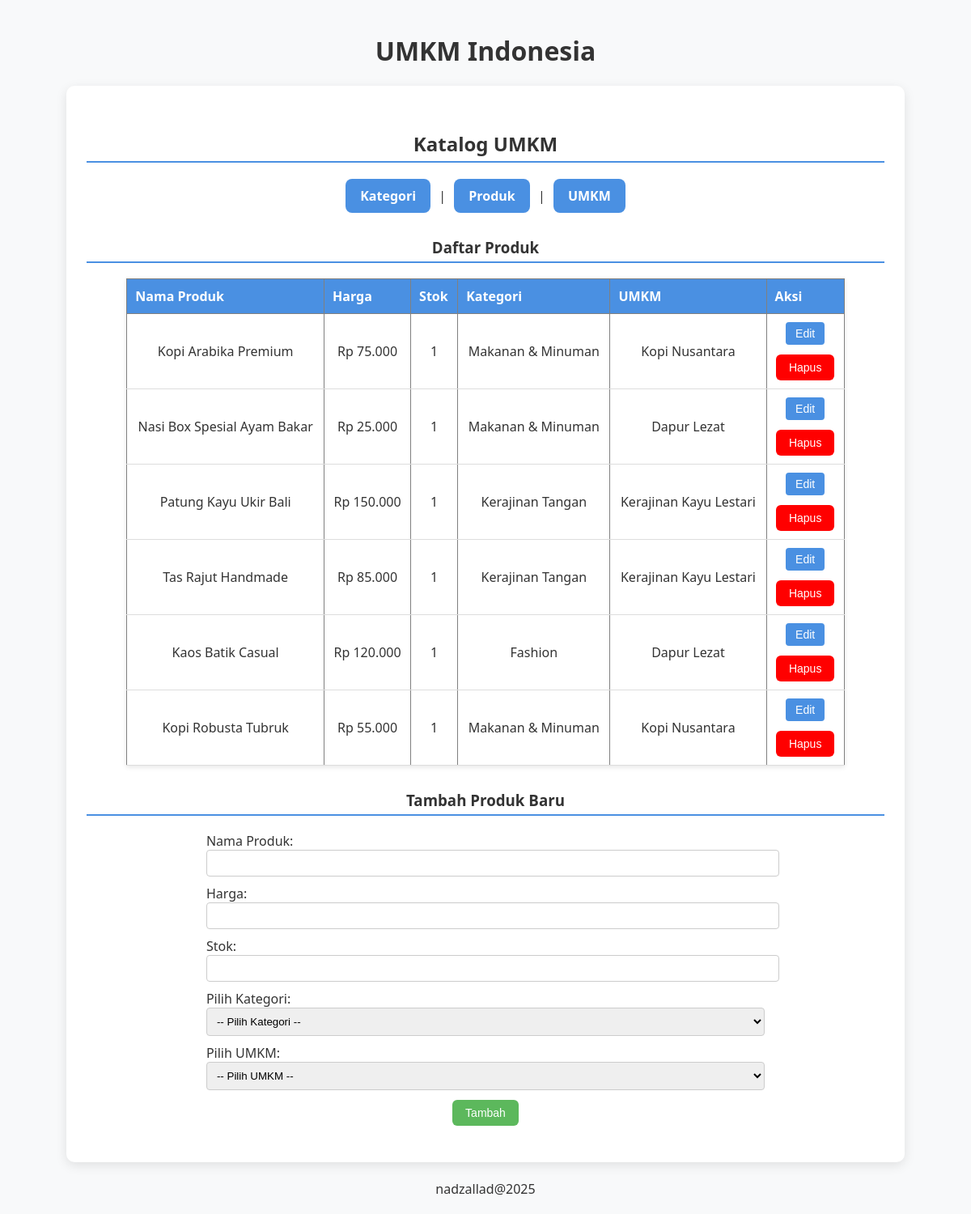
The page /?page=produk on the database its author committed.
### tables this page shows
CREATE TABLE produk (
    id_produk INT AUTO_INCREMENT PRIMARY KEY,
    nama_produk VARCHAR(100) NOT NULL,
    harga DOUBLE NOT NULL DEFAULT 0,
    stok INT NOT NULL,
    id_umkm INT NOT NULL,
    id_kategori INT NOT NULL,
    FOREIGN KEY (id_umkm) REFERENCES umkm(id_umkm),
    FOREIGN KEY (id_kategori) REFERENCES kategori(id_kategori)
);

CREATE TABLE kategori (
    id_kategori INT AUTO_INCREMENT PRIMARY KEY,
    nama_kategori VARCHAR(200) NOT NULL,
    penjelasan VARCHAR(200) NOT NULL
);

CREATE TABLE umkm (
    id_umkm INT AUTO_INCREMENT PRIMARY KEY,
    nama_umkm VARCHAR(100) NOT NULL,
    pemilik VARCHAR(100) NOT NULL,
    alamat TEXT,
    no_telepon VARCHAR(20),
    email VARCHAR(100)
);

### config/db.php (called while the page is built, shortened)
<?php
class Database {
    private $host = "localhost";
    private $username = "root";
    private $password = "";
    private $dbname = "db_umkm";
    public function __construct() {
        try {
            $this->conn = new PDO("mysql:host=$this->host;dbname=$this->dbname", $this->username, $this->password);
        } catch (PDOException $e) {
            echo "Connection failed: " . $e->getMessage();
        }
    }
}
?>

### class/produk.php (called while the page is built, shortened)
<?php
require_once 'config/db.php';
class Produk {
    private $db;
    public function __construct() {
        $this->db = (new Database())->conn;
    }
    public function getAllProducts() {
        $query = "SELECT
                    p.id_produk,
                    p.nama_produk,
                    p.harga,
                    p.stok,
                    p.id_kategori,
                    p.id_umkm,
                    k.nama_kategori,
                    u.nama_umkm
                  FROM produk p
                  JOIN kategori k ON p.id_kategori = k.id_kategori
                  JOIN umkm u ON p.id_umkm = u.id_umkm
                  ORDER BY p.id_produk ASC";
        $stmt = $this->db->prepare($query);
        $stmt->execute();
        return $stmt->fetchAll(PDO::FETCH_ASSOC);
    }
}
?>

### view/produk_list.php (the view, shortened to what this page needs)
<?php
$produk_list = $produk->getAllProducts();
?>
<h3>Daftar Produk</h3>
<table border="1" cellpadding="8" cellspacing="0">
    <tr>
        <th>Nama Produk</th>
        <th>Harga</th>
        <th>Stok</th>
        <th>Kategori</th>
        <th>UMKM</th>
        <th>Aksi</th>
    </tr>
    <?php if (!empty($produk_list)): ?>
        <?php foreach ($produk_list as $p): ?>
        <tr>
            <td><?= htmlspecialchars($p['nama_produk']); ?></td>
            <td>Rp <?= number_format($p['harga'], 0, ',', '.'); ?></td>
            <td><?= htmlspecialchars($p['stok']); ?></td>
            <td><?= htmlspecialchars($p['nama_kategori']); ?></td>
            <td><?= htmlspecialchars($p['nama_umkm']); ?></td>
            <td>
                <button type="button" onclick="document.getElementById('edit-produk-<?= $p['id_produk'] ?>').style.display='block'">
                    Edit
                </button>
                <form method="POST" style="display:inline;">
                    <button type="submit" onclick="return confirm('Yakin ingin menghapus produk ini?')" style="background:red;border:none;color:white;cursor:pointer;">
                        Hapus
                    </button>
                </form>
            </td>
        </tr>
        <?php endforeach; ?>
    <?php else: ?>
        <tr><td colspan="6" align="center">Belum ada produk.</td></tr>
    <?php endif; ?>
</table>
<h3>Tambah Produk Baru</h3>
<form method="POST">
    <div>
        <label>Nama Produk:</label><br>
        <input type="text" name="nama_produk" required>
    </div>
    <div>
        <label>Harga:</label><br>
        <input type="number" name="harga" min="0" required>
    </div>
    <div>
        <label>Stok:</label><br>
        <input type="number" name="stok" min="0" required>
    </div>
    <div>
        <label>Pilih Kategori:</label><br>
        <select name="id_kategori" required>
            <option value="">-- Pilih Kategori --</option>
        </select>
    </div>
    <div>
        <label>Pilih UMKM:</label><br>
        <select name="id_umkm" required>
            <option value="">-- Pilih UMKM --</option>
        </select>
    </div>
    <button type="submit">Tambah</button>
</form>

### index.php (shortened to what this page needs)
<?php
require_once 'class/produk.php';
$produk = new Produk();
?>
<!DOCTYPE html>
<html lang="en">
<head>
    <link rel="stylesheet" href="style.css">
</head>
<body>
    <?php include 'view/header.php'; ?>
    <main>
        <h2>Katalog UMKM</h2>
        <nav>
            <a href="?page=kategori">Kategori</a> |
            <a href="?page=produk">Produk</a> |
            <a href="?page=umkm">UMKM</a>
        </nav>
        <?php
        if (isset($_GET['page'])) {
            $page = $_GET['page'];
            if ($page == 'kategori') include 'view/kategori_list.php';
            elseif ($page == 'produk') include 'view/produk_list.php';
            elseif ($page == 'umkm') include 'view/umkm_list.php';
        } else {
            echo "<p>Selamat datang di sistem katalog UMKM!</p>";
        }
        ?>
    </main>
    <?php include 'view/footer.php'; ?>
</body>
</html>

### view/header.php
<header>
    <h1> UMKM Indonesia</h1>
</header>

### view/footer.php
<footer>
    <br>
    <a>nadzallad@2025</a>
</footer>

### style.css (style rules this page uses)
body { font-family: 'Segoe UI', Tahoma, Geneva, Verdana, sans-serif; background-color: #f8f9fa; margin: 0; padding: 20px; color: #333; text-align: center; }
main { width: 85%; margin: auto; background: white; padding: 25px; border-radius: 10px; box-shadow: 0 4px 14px rgba(0,0,0,0.1); }
h3, h2 { color: #333; margin-top: 30px; border-bottom: 2px solid #4a90e2; padding-bottom: 5px; text-align: center; }
nav { margin: 20px 0; }
nav a { text-decoration: none; padding: 10px 18px; border-radius: 8px; background: #4a90e2; color: white; font-weight: bold; margin: 0 6px; display: inline-block; }
table { width: 90%; margin: 15px auto; border-collapse: collapse; background-color: #fff; box-shadow: 0 2px 6px rgba(0,0,0,0.1); }
th { background-color: #4a90e2; color: white; padding: 10px; text-align: left; }
td { padding: 10px; border-bottom: 1px solid #ddd; }
form { width: 70%; margin: 20px auto; text-align: left; }
form div { margin-bottom: 10px; }
input[type="text"], input[type="number"], select { width: 100%; padding: 8px; border: 1px solid #ccc; border-radius: 4px; }
form button[type="submit"] { background-color: #5cb85c; display: block; margin: 12px auto 0 auto; padding: 8px 16px; border-radius: 6px; color: white; cursor: pointer; }
button { background-color: #4a90e2; color: white; border: none; padding: 6px 12px; border-radius: 4px; cursor: pointer; font-size: 14px; }

### rows shown on the page
produk: nama_produk "Kopi Arabika Premium", harga "75.000", stok "1", id_kategori.nama_kategori "Makanan & Minuman", id_umkm.nama_umkm "Kopi Nusantara"
produk: nama_produk "Nasi Box Spesial Ayam Bakar", harga "25.000", stok "1", id_kategori.nama_kategori "Makanan & Minuman", id_umkm.nama_umkm "Dapur Lezat"
produk: nama_produk "Patung Kayu Ukir Bali", harga "150.000", stok "1", id_kategori.nama_kategori "Kerajinan Tangan", id_umkm.nama_umkm "Kerajinan Kayu Lestari"
produk: nama_produk "Tas Rajut Handmade", harga "85.000", stok "1", id_kategori.nama_kategori "Kerajinan Tangan", id_umkm.nama_umkm "Kerajinan Kayu Lestari"
produk: nama_produk "Kaos Batik Casual", harga "120.000", stok "1", id_kategori.nama_kategori "Fashion", id_umkm.nama_umkm "Dapur Lezat"
produk: nama_produk "Kopi Robusta Tubruk", harga "55.000", stok "1", id_kategori.nama_kategori "Makanan & Minuman", id_umkm.nama_umkm "Kopi Nusantara"
